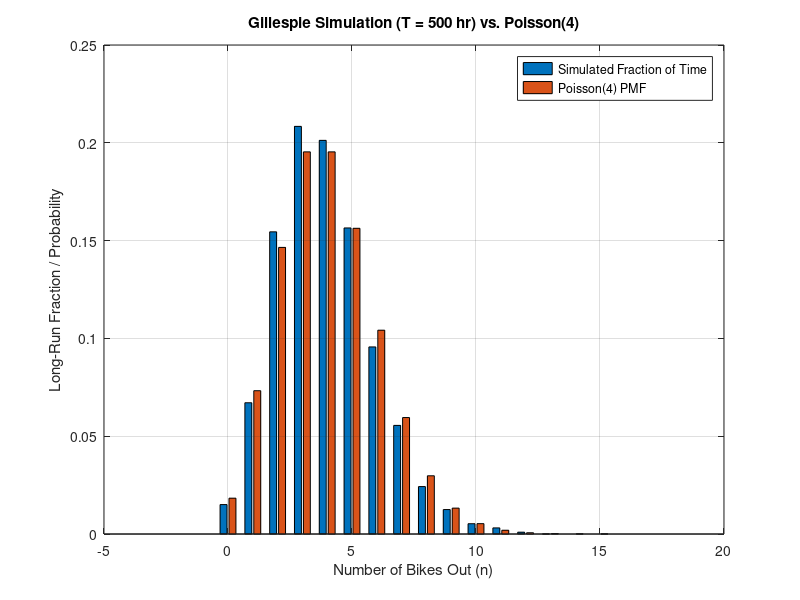

Write MATLAB code to recreate this figure.
%% Problem 2(c): Gillespie Simulation of M/M/infinity Bike Share (Base MATLAB)
rng(42); % Set seed for reproducibility

lambda = 12;          % Arrival rate (per hour)
mu = 3;               % Service rate (per hour, mean 20 min)
rho = lambda / mu;    % Stationary mean = 4
T = 500;              % Simulation horizon (hours)

% Initialize state and tracking arrays
t = 0;
n = 0;
max_states = 30;
time_in_state = zeros(1, max_states); % Index k+1 stores time in state k

% Gillespie algorithm loop
while t < T
    total_rate = lambda + n * mu;
    
    % Inverse transform sampling for Exponential(total_rate) without exprnd
    dt = -log(rand()) / total_rate;
    
    % Truncate final holding time at T
    if t + dt > T
        dt = T - t;
    end
    
    % Accumulate holding time in state n
    if n + 1 > length(time_in_state)
        time_in_state(n + 1) = 0;
    end
    time_in_state(n + 1) = time_in_state(n + 1) + dt;
    t = t + dt;
    
    % State transition if still before T
    if t < T
        if rand() < lambda / total_rate
            n = n + 1;
        else
            n = n - 1;
        end
    end
end

% Empirical distribution and time average
states = 0:(length(time_in_state) - 1);
emp_prob = time_in_state / T;

% Theoretical Poisson(rho) PMF without poisspdf (using gammaln for stability)
theo_prob = exp(-rho + states .* log(rho) - gammaln(states + 1));

max_diff = max(abs(emp_prob - theo_prob));
time_avg = sum(states .* emp_prob);

% Smallest fleet size c such that P(X > c) <= 0.01 without poissinv
cdf_vals = cumsum(theo_prob);
c_min = states(find(cdf_vals >= 0.99, 1, 'first'));
tail_prob = 1 - cdf_vals(c_min + 1);

% Display results
fprintf('Largest probability difference: %.4f\n', max_diff);
fprintf('Time average of X_t: %.4f (Theoretical rho = %.2f)\n', time_avg, rho);
fprintf('Smallest fleet size c: %d (P(X > %d) = %.4f)\n', c_min, c_min, tail_prob);

% Bar plot comparison (states 0 to 15)
plot_idx = 1:16;
figure;
bar(states(plot_idx), [emp_prob(plot_idx)', theo_prob(plot_idx)']);
xlabel('Number of Bikes Out (n)');
ylabel('Long-Run Fraction / Probability');
title('Gillespie Simulation (T = 500 hr) vs. Poisson(4)');
legend('Simulated Fraction of Time', 'Poisson(4) PMF', 'Location', 'northeast');
grid on;
